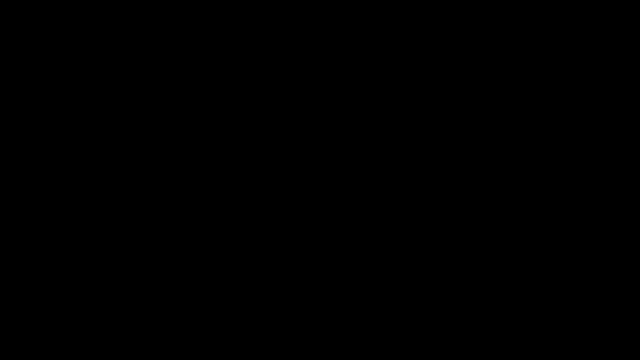
Frame 1 (no input)
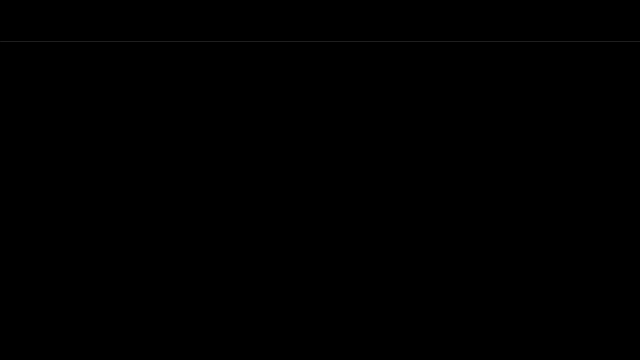
Frame 60 (the mouse pressed at the canvas centre just before this capture)
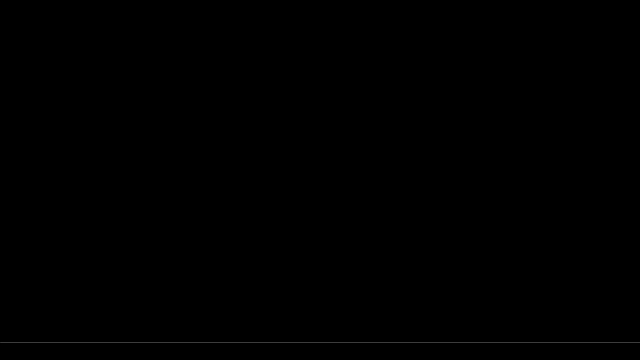
Frame 120 (the mouse held since frame 60 and released just before this capture)

The Processing sketch that drew these frames (run headless with seeded random() and noise(); from frame 60 on, the mouse is pressed at the canvas centre):

// Processing sketch: day_2_1
// ── day_2_1.pde
int y = height;

void setup(){
  size(640,360);
  frameRate(30);
}
void draw(){
  background(0);
  stroke(frameCount/2);
  line(0,y,width,y);
  y = y - 1;
  if (y < 0){
    y = height;
  }
  
  
  
}
